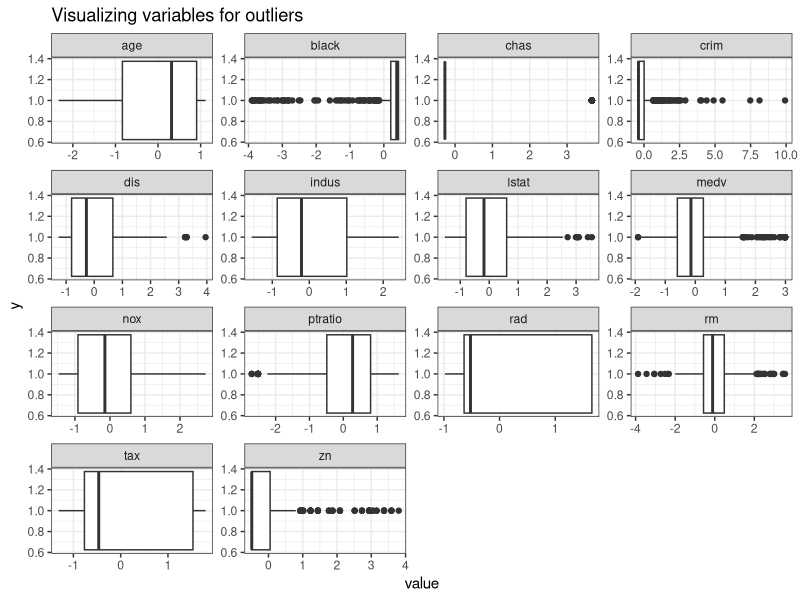
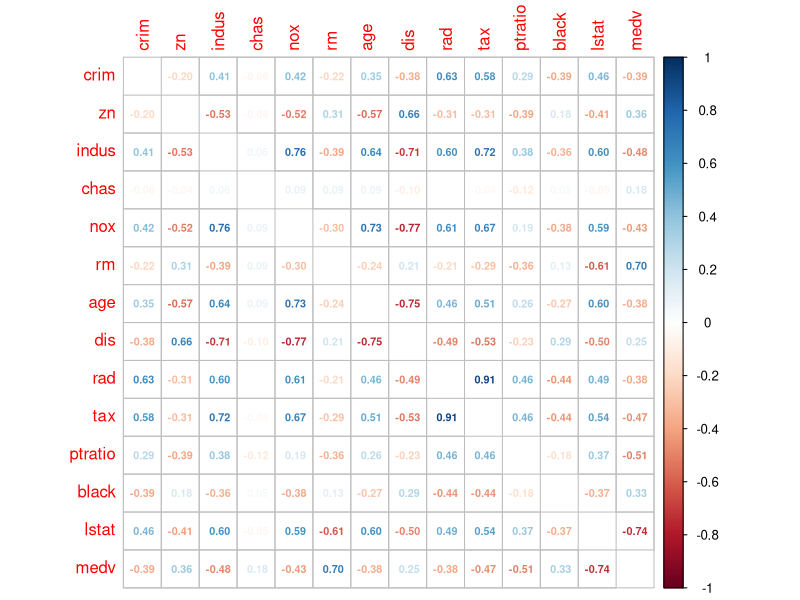

Write R code to recreate these figures, in order. (Note: this script raises an error after producing the figures.)
## ---- chunk 1
knitr::opts_chunk$set(echo = TRUE)
## ---- chunk 2
# function
using <- function(...) {
    libs <- unlist(list(...))
    req <- unlist(lapply(libs, require, character.only = TRUE))
    need <- libs[req == FALSE]
    if(length(need) > 0){ 
        install.packages(need)
        lapply(need, require, character.only = TRUE)
    }
}
## ---- chunk 3

using("MASS", "GGally", "psych", "corrplot", "car", "tidyr", "leaps", "ggplot2")

## ---- chunk 4
df_scale <- as.data.frame(sapply(Boston, scale))
## ---- chunk 5
# how much NA 
sum(!complete.cases(df_scale))
## ---- chunk 6
sum(duplicated(df_scale))
## ---- chunk 7
boxdot_plot_for_all <- df_scale %>%
  gather(key = "var", value = "value") %>%
  ggplot(aes(x = value, y = 1)) +
  geom_boxplot() +
  facet_wrap(~ var, scales = "free") +
  theme_bw() +
  labs(title="Visualizing variables for outliers")

boxdot_plot_for_all
## ---- chunk 8
str(df_scale)
## ---- chunk 9
corrplot(cor(df_scale), method = "number", diag = FALSE, number.cex=0.65)
## ---- chunk 10
model_1 <- lm(medv ~ ., data = df_scale)
summary(model_1)
## ---- chunk 11
qqPlot(model_1, labels=row.names(Boston), id.method = "identity", simulate = T, main = "Q-Q Plot")
## ---- chunk 12

sresid <- studres(model_1)

hist(sresid, freq = FALSE, main = "Distribution of Studentized Residuals")
xfit <-seq(min(sresid), max(sresid), length = 30)
yfit <- dnorm(xfit)
lines(xfit, yfit)
## ---- chunk 13
durbinWatsonTest(model_1)
## ---- chunk 14
ggplot(model_1, aes(x = 1:nrow(df_scale), y = .cooksd)) + 
  geom_bar(stat = "identity")
## ---- chunk 15
influencePlot(model_1, main = "Influence Plot", sub = "Circle size is proportial to Cook's Distance" )
## ---- chunk 16
plot(model_1, which = 1, main = "Residual vs Fitted")
## ---- chunk 17
model <- lm(medv ~ lstat, df_scale) 

pred.int <- predict(model, interval = "prediction")
mydata <- cbind(df_scale, pred.int)

plot <- ggplot(mydata, aes(lstat, medv)) +
  geom_point() +
  stat_smooth(method = lm)

plot + geom_line(aes(y = lwr), color = "red", linetype = "dashed")+
    geom_line(aes(y = upr), color = "red", linetype = "dashed")
## ---- chunk 18
summary(model)
